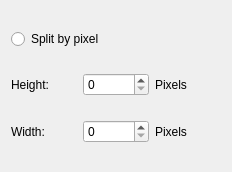
<?xml version="1.0" encoding="UTF-8"?>
<ui version="4.0">
 <class>fpsPixelPanel</class>
 <widget class="QWidget" name="fpsPixelPanel">
  <property name="geometry">
   <rect>
    <x>0</x>
    <y>0</y>
    <width>232</width>
    <height>172</height>
   </rect>
  </property>
  <property name="windowTitle">
   <string>Form</string>
  </property>
  <layout class="QGridLayout" name="gridLayout">
   <item row="2" column="1">
    <widget class="QSpinBox" name="sbxHeight">
     <property name="maximum">
      <number>10000</number>
     </property>
    </widget>
   </item>
   <item row="3" column="2">
    <widget class="QLabel" name="label_4">
     <property name="text">
      <string>Pixels</string>
     </property>
    </widget>
   </item>
   <item row="2" column="0">
    <widget class="QLabel" name="label">
     <property name="text">
      <string>Height:</string>
     </property>
     <property name="buddy">
      <cstring>sbxHeight</cstring>
     </property>
    </widget>
   </item>
   <item row="3" column="1">
    <widget class="QSpinBox" name="sbxWidth">
     <property name="maximum">
      <number>10000</number>
     </property>
    </widget>
   </item>
   <item row="2" column="2">
    <widget class="QLabel" name="label_3">
     <property name="text">
      <string>Pixels</string>
     </property>
    </widget>
   </item>
   <item row="3" column="0">
    <widget class="QLabel" name="label_2">
     <property name="text">
      <string>Width:</string>
     </property>
     <property name="buddy">
      <cstring>sbxWidth</cstring>
     </property>
    </widget>
   </item>
   <item row="0" column="0" colspan="3">
    <widget class="QRadioButton" name="rbtnPixel">
     <property name="text">
      <string>Split by pixel</string>
     </property>
    </widget>
   </item>
  </layout>
 </widget>
 <resources/>
 <connections/>
</ui>
